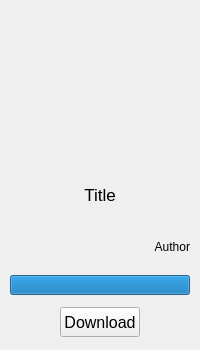
<?xml version="1.0" encoding="UTF-8"?>
<ui version="4.0">
 <class>GameRow</class>
 <widget class="QWidget" name="GameRow">
  <property name="geometry">
   <rect>
    <x>0</x>
    <y>0</y>
    <width>200</width>
    <height>350</height>
   </rect>
  </property>
  <property name="sizePolicy">
   <sizepolicy hsizetype="MinimumExpanding" vsizetype="Fixed">
    <horstretch>0</horstretch>
    <verstretch>0</verstretch>
   </sizepolicy>
  </property>
  <property name="minimumSize">
   <size>
    <width>200</width>
    <height>350</height>
   </size>
  </property>
  <property name="maximumSize">
   <size>
    <width>16777215</width>
    <height>350</height>
   </size>
  </property>
  <property name="windowTitle">
   <string notr="true"/>
  </property>
  <property name="autoFillBackground">
   <bool>true</bool>
  </property>
  <property name="styleSheet">
   <string notr="true"/>
  </property>
  <property name="locale">
   <locale language="English" country="UnitedStates"/>
  </property>
  <layout class="QGridLayout" name="GameRowLayout">
   <property name="leftMargin">
    <number>0</number>
   </property>
   <property name="topMargin">
    <number>0</number>
   </property>
   <property name="rightMargin">
    <number>0</number>
   </property>
   <property name="bottomMargin">
    <number>0</number>
   </property>
   <property name="spacing">
    <number>0</number>
   </property>
   <item row="0" column="0">
    <widget class="QFrame" name="gameRowFrame">
     <layout class="QVBoxLayout" name="gameRowFrameLayout">
      <property name="spacing">
       <number>10</number>
      </property>
      <property name="leftMargin">
       <number>10</number>
      </property>
      <property name="topMargin">
       <number>10</number>
      </property>
      <property name="rightMargin">
       <number>10</number>
      </property>
      <property name="bottomMargin">
       <number>10</number>
      </property>
      <item alignment="Qt::AlignHCenter|Qt::AlignVCenter">
       <widget class="QLabel" name="gameCoverLabel">
        <property name="sizePolicy">
         <sizepolicy hsizetype="Fixed" vsizetype="Fixed">
          <horstretch>0</horstretch>
          <verstretch>0</verstretch>
         </sizepolicy>
        </property>
        <property name="minimumSize">
         <size>
          <width>150</width>
          <height>150</height>
         </size>
        </property>
        <property name="maximumSize">
         <size>
          <width>180</width>
          <height>150</height>
         </size>
        </property>
        <property name="text">
         <string/>
        </property>
        <property name="pixmap">
         <pixmap resource="../resources.qrc">:/images/images/gameRowLabel-placeholder.png</pixmap>
        </property>
        <property name="scaledContents">
         <bool>true</bool>
        </property>
        <property name="alignment">
         <set>Qt::AlignCenter</set>
        </property>
       </widget>
      </item>
      <item alignment="Qt::AlignHCenter|Qt::AlignVCenter">
       <widget class="QLabel" name="gameTitleLabel">
        <property name="sizePolicy">
         <sizepolicy hsizetype="Maximum" vsizetype="Maximum">
          <horstretch>0</horstretch>
          <verstretch>0</verstretch>
         </sizepolicy>
        </property>
        <property name="minimumSize">
         <size>
          <width>180</width>
          <height>50</height>
         </size>
        </property>
        <property name="maximumSize">
         <size>
          <width>180</width>
          <height>50</height>
         </size>
        </property>
        <property name="font">
         <font>
          <pointsize>13</pointsize>
          <weight>50</weight>
          <bold>false</bold>
         </font>
        </property>
        <property name="text">
         <string>Title</string>
        </property>
        <property name="alignment">
         <set>Qt::AlignCenter</set>
        </property>
        <property name="wordWrap">
         <bool>true</bool>
        </property>
       </widget>
      </item>
      <item alignment="Qt::AlignHCenter|Qt::AlignVCenter">
       <widget class="QLabel" name="gameCreatorLabel">
        <property name="sizePolicy">
         <sizepolicy hsizetype="Maximum" vsizetype="Maximum">
          <horstretch>0</horstretch>
          <verstretch>0</verstretch>
         </sizepolicy>
        </property>
        <property name="minimumSize">
         <size>
          <width>180</width>
          <height>30</height>
         </size>
        </property>
        <property name="maximumSize">
         <size>
          <width>180</width>
          <height>30</height>
         </size>
        </property>
        <property name="font">
         <font>
          <italic>false</italic>
         </font>
        </property>
        <property name="text">
         <string>Author</string>
        </property>
        <property name="alignment">
         <set>Qt::AlignRight|Qt::AlignTrailing|Qt::AlignVCenter</set>
        </property>
        <property name="wordWrap">
         <bool>true</bool>
        </property>
       </widget>
      </item>
      <item>
       <widget class="QProgressBar" name="progressBar">
        <property name="minimumSize">
         <size>
          <width>0</width>
          <height>20</height>
         </size>
        </property>
        <property name="maximumSize">
         <size>
          <width>16777215</width>
          <height>20</height>
         </size>
        </property>
        <property name="minimum">
         <number>0</number>
        </property>
        <property name="maximum">
         <number>100</number>
        </property>
        <property name="value">
         <number>100</number>
        </property>
        <property name="alignment">
         <set>Qt::AlignCenter</set>
        </property>
        <property name="textVisible">
         <bool>false</bool>
        </property>
       </widget>
      </item>
      <item alignment="Qt::AlignHCenter|Qt::AlignVCenter">
       <widget class="QPushButton" name="downloadButton">
        <property name="sizePolicy">
         <sizepolicy hsizetype="Fixed" vsizetype="Fixed">
          <horstretch>0</horstretch>
          <verstretch>0</verstretch>
         </sizepolicy>
        </property>
        <property name="minimumSize">
         <size>
          <width>80</width>
          <height>30</height>
         </size>
        </property>
        <property name="baseSize">
         <size>
          <width>0</width>
          <height>0</height>
         </size>
        </property>
        <property name="font">
         <font>
          <pointsize>12</pointsize>
         </font>
        </property>
        <property name="text">
         <string>Download</string>
        </property>
        <property name="iconSize">
         <size>
          <width>0</width>
          <height>0</height>
         </size>
        </property>
       </widget>
      </item>
     </layout>
    </widget>
   </item>
  </layout>
 </widget>
 <resources>
  <include location="../resources.qrc"/>
 </resources>
 <connections/>
</ui>
